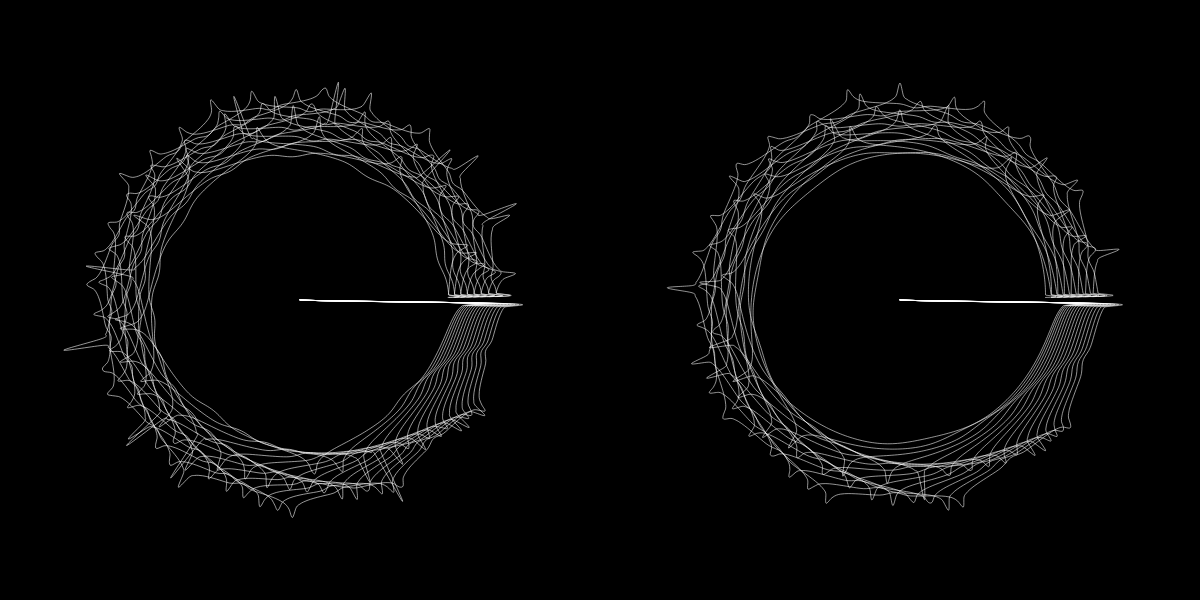
Frame 1 (no input)
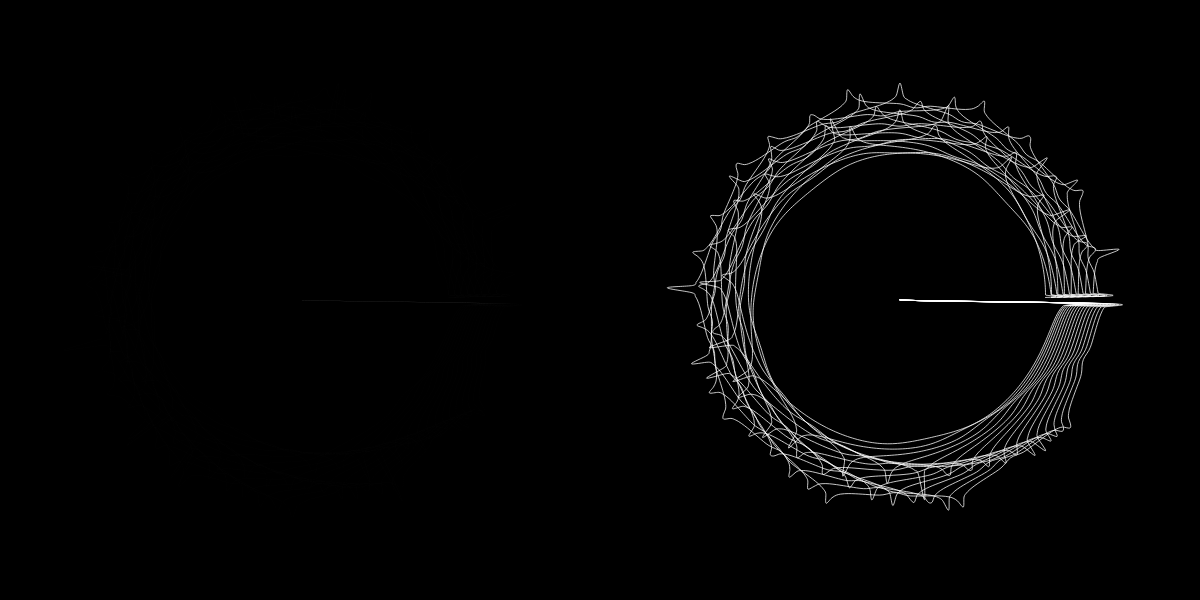
Frame 60 (no input)
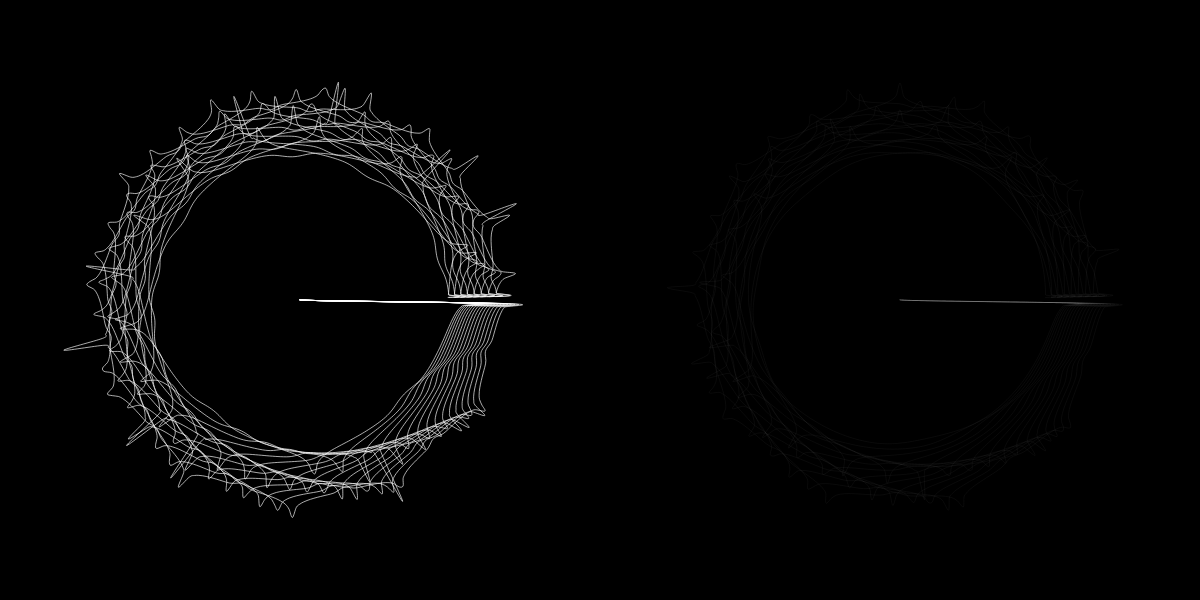
Frame 120 (the mouse pressed at the canvas centre since frame 60)

The p5.js sketch that drew these frames (run headless with seeded random() and noise() and a simulated clock; from frame 60 on, the mouse is pressed at the canvas centre):

// p5.js sketch
// ── sketch.js
let scaler = 200;

let c0, c1;

// let m = 2;
// let n1 = 18;
// let n2 = 1;
// let n3 = 1;

function setup() {
  createCanvas(1200, 600);
  noFill();
  stroke(255, 120);
  c0 = new Creature(width / 4, height / 2);
  c1 = new Creature((3 * width) / 4, height / 2);
}

function draw() {
  background(0);
  c0.detect();
  c0.display();
  c1.detect();
  c1.display();
}

function Creature(x, y) {
  this.x = x;
  this.y = y;
  this.m = random(1, 10);
  this.n1 = random(1, 100);
  this.n2 = random(1, 100);
  this.n3 = random(1, 100);
  this.hr = random(0.1, 0.2);
  this.sw = 1;

  this.display = function () {
    stroke(255, 127 + 127 * sin(frameCount * this.hr));
    strokeWeight(this.sw);
    drawShape(this.x, this.y, this.m, this.n1, this.n2, this.n3);
  };

  this.detect = function () {
    if (dist(mouseX, mouseY, this.x, this.y) < scaler) {
      this.sw = 5;
    } else {
      this.sw = 1;
    }
  };
}

function drawShape(x, y, m, n1, n2, n3) {
  push();
  translate(x, y);

  let newScaler = scaler;
  for (let s = 16; s > 0; s--) {
    beginShape();
    let mm = m + s;
    let nn1 = n1 + s;
    let nn2 = n2 + s;
    let nn3 = n3 + s;
    newScaler = newScaler * 0.98;
    let sscaler = newScaler;

    let points = superformula(mm, nn1, nn2, nn3);
    curveVertex(
      points[points.length - 1].x * sscaler,
      points[points.length - 1].y * sscaler
    );
    for (let i = 0; i < points.length; i++) {
      curveVertex(points[i].x * sscaler, points[i].y * sscaler);
    }
    curveVertex(points[0].x * sscaler, points[0].y * sscaler);
    endShape();
  }
  pop();
}

function superformula(m, n1, n2, n3) {
  let numPoints = 360;
  let phi = TWO_PI / numPoints;
  let points = [];
  for (let i = 0; i < numPoints; i++) {
    points[i] = superformulaPoint(m, n1, n2, n3, phi * i);
  }
  return points;
}

function superformulaPoint(m, n1, n2, n3, phi) {
  let r;
  let t1, t2;
  let a = 1,
    b = 1;
  let x = 0;
  let y = 0;

  t1 = cos((m * phi) / 4) / a;
  t1 = abs(t1);
  t1 = pow(t1, n2);

  t2 = sin((m * phi) / 4) / b;
  t2 = abs(t2);
  t1 = pow(t2, n3);

  r = pow(t1 + t2, 1 / n1);
  if (abs(r) == 0) {
    x = 0;
    y = 0;
  } else {
    r = 1 / r;
    x = r * cos(phi);
    y = r * sin(phi);
  }

  return new p5.Vector(x, y);
}
